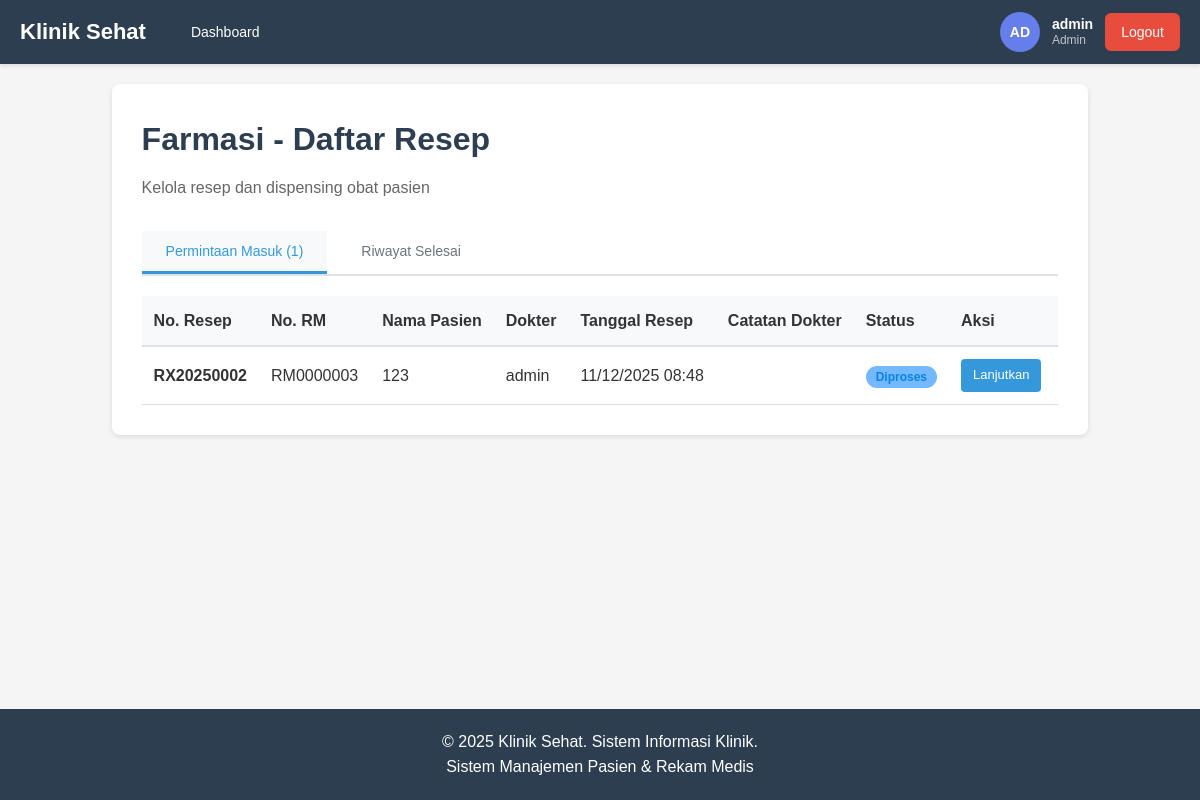
The page /pages/farmasi.php (signed in) on the database as committed earlier.
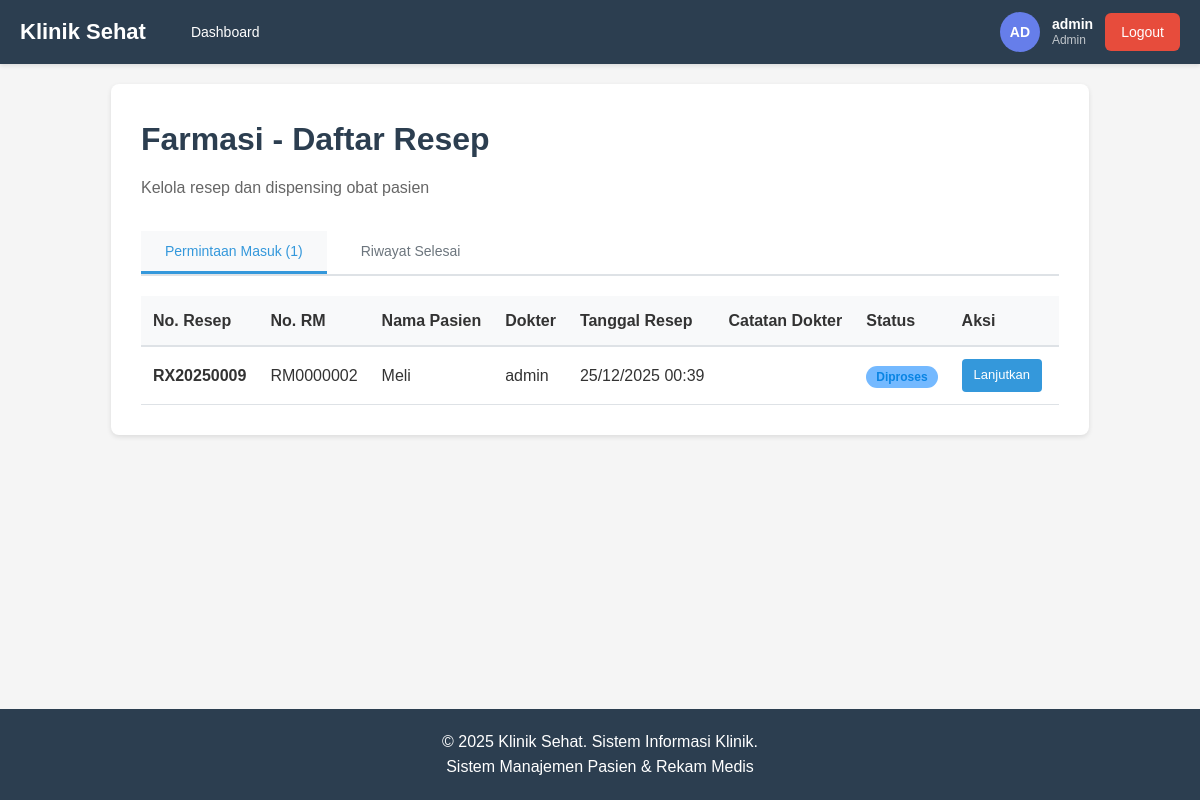
The same page on the database as committed later.
### tables this page shows
CREATE TABLE `resep` (
  `id` int(11) NOT NULL AUTO_INCREMENT,
  `no_resep` varchar(20) NOT NULL,
  `pemeriksaan_id` int(11) NOT NULL,
  `no_rm` varchar(20) NOT NULL,
  `dokter_id` int(11) NOT NULL,
  `tanggal_resep` datetime NOT NULL,
  `catatan_resep` text NOT NULL,
  `status` enum('pending','diproses','selesai','dibatalkan') DEFAULT 'pending',
  `biaya` decimal(10,2) DEFAULT 0.00,
  `farmasi_id` int(11) DEFAULT NULL,
  `tanggal_dispensing` datetime DEFAULT NULL,
  `created_at` timestamp NOT NULL DEFAULT current_timestamp(),
  `updated_at` timestamp NOT NULL DEFAULT current_timestamp() ON UPDATE current_timestamp(),
  PRIMARY KEY (`id`),
  UNIQUE KEY `no_resep` (`no_resep`)
);

CREATE TABLE `pasien` (
  `id` int(11) NOT NULL AUTO_INCREMENT,
  `no_rm` varchar(20) NOT NULL,
  `nik` varchar(20) NOT NULL,
  `nama` varchar(100) NOT NULL,
  `tanggal_lahir` date NOT NULL,
  `jenis_kelamin` enum('L','P') NOT NULL,
  `alamat` text NOT NULL,
  `telepon` varchar(20) NOT NULL,
  `user_id` int(11) DEFAULT NULL,
  `created_at` timestamp NOT NULL DEFAULT current_timestamp(),
  `updated_at` timestamp NOT NULL DEFAULT current_timestamp() ON UPDATE current_timestamp(),
  PRIMARY KEY (`id`),
  UNIQUE KEY `no_rm` (`no_rm`),
  UNIQUE KEY `nik` (`nik`),
  KEY `user_id` (`user_id`),
  CONSTRAINT `pasien_ibfk_1` FOREIGN KEY (`user_id`) REFERENCES `users` (`id`) ON DELETE SET NULL
);

CREATE TABLE `users` (
  `id` int(11) NOT NULL AUTO_INCREMENT,
  `username` varchar(50) NOT NULL,
  `password` varchar(255) NOT NULL,
  `nama_lengkap` varchar(100) NOT NULL,
  `email` varchar(100) DEFAULT NULL,
  `role` enum('admin','dokter','pendaftaran','farmasi','laboratorium','kasir','pasien') NOT NULL,
  `status` enum('aktif','nonaktif') DEFAULT 'aktif',
  `created_at` timestamp NOT NULL DEFAULT current_timestamp(),
  `updated_at` timestamp NOT NULL DEFAULT current_timestamp() ON UPDATE current_timestamp(),
  PRIMARY KEY (`id`),
  UNIQUE KEY `username` (`username`)
);

### pages/farmasi.php (the view, shortened to what this page needs)
<?php
$conn = getDBConnection();
$stmt_pending = $conn->prepare("
    SELECT r.*, p.nama as nama_pasien, u.nama_lengkap as nama_dokter
    FROM resep r
    JOIN pasien p ON r.no_rm = p.no_rm
    JOIN users u ON r.dokter_id = u.id
    WHERE r.status IN ('pending', 'diproses')
    ORDER BY r.tanggal_resep DESC
");
$stmt_pending->execute();
$result_pending = $stmt_pending->get_result();
$pending_resep = [];
while ($row = $result_pending->fetch_assoc()) {
    $pending_resep[] = $row;
}
?>
<!DOCTYPE html>
<html lang="id">
<head>
    <link rel="stylesheet" href="../css/style.css">
</head>
<body>
    <?php include '../includes/header.php'; ?>
    <div class="container">
        <div class="form-container">
            <h1>Farmasi - Daftar Resep</h1>
            <p class="subtitle">Kelola resep dan dispensing obat pasien</p>
            <div class="tabs">
                <button class="tab-btn active" onclick="switchTab('pending')">Permintaan Masuk (<?php echo count($pending_resep); ?>)</button>
                <button class="tab-btn" onclick="switchTab('selesai')">Riwayat Selesai</button>
            </div>
            <div id="tab-pending" class="tab-content active">
                <?php if (empty($pending_resep)): ?>
                    <div class="alert alert-info">Tidak ada resep saat ini.</div>
                <?php else: ?>
                    <div class="table-responsive">
                        <table class="data-table">
                            <thead>
                                <tr>
                                    <th>No. Resep</th>
                                    <th>No. RM</th>
                                    <th>Nama Pasien</th>
                                    <th>Dokter</th>
                                    <th>Tanggal Resep</th>
                                    <th>Catatan Dokter</th>
                                    <th>Status</th>
                                    <th>Aksi</th>
                                </tr>
                            </thead>
                            <tbody>
                                <?php foreach ($pending_resep as $resep): ?>
                                <tr>
                                    <td><strong><?php echo htmlspecialchars($resep['no_resep']); ?></strong></td>
                                    <td><?php echo htmlspecialchars($resep['no_rm']); ?></td>
                                    <td><?php echo htmlspecialchars($resep['nama_pasien']); ?></td>
                                    <td><?php echo htmlspecialchars($resep['nama_dokter']); ?></td>
                                    <td><?php echo date('d/m/Y H:i', strtotime($resep['tanggal_resep'])); ?></td>
                                    <td style="max-width: 200px;"><?php echo nl2br(htmlspecialchars(substr($resep['catatan_resep'], 0, 50))); ?><?php echo strlen($resep['catatan_resep']) > 50 ? '...' : ''; ?></td>
                                    <td>
                                        <span class="badge badge-<?php echo $resep['status']; ?>">
                                            <?php echo ucfirst($resep['status']); ?>
                                        </span>
                                    </td>
                                    <td>
                                        <a href="farmasi-proses.php?id=<?php echo $resep['id']; ?>" class="btn btn-sm btn-primary">
                                            <?php echo $resep['status'] === 'pending' ? 'Proses' : 'Lanjutkan'; ?>
                                        </a>
                                    </td>
                                </tr>
                                <?php endforeach; ?>
                            </tbody>
                        </table>
                    </div>
                <?php endif; ?>
            </div>
        </div>
    </div>
    <?php include '../includes/footer.php'; ?>
</body>
</html>

Rows that differ between the two databases and show on the page:
no longer on this page (row unchanged): resep: no_resep "RX20250002", no_rm "RM0000003", pasien.nama "123", users.nama_lengkap "admin", tanggal_resep "11/12/2025 08:48", status "Diproses", shows "Lanjutkan"
added resep: no_resep "RX20250009", no_rm "RM0000002", pasien.nama "Meli", users.nama_lengkap "admin", tanggal_resep "25/12/2025 00:39", status "Diproses", shows "Lanjutkan"
